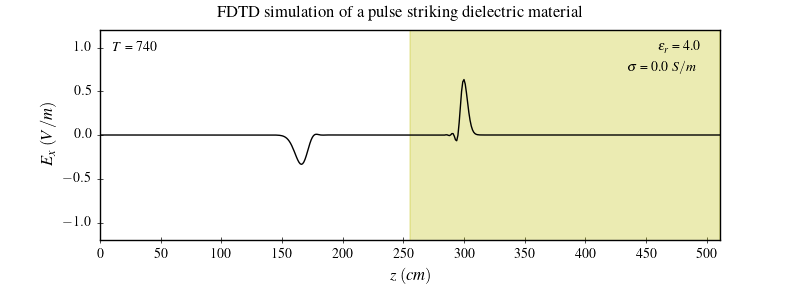

Here is the Julia script that generated this plot:
#!/usr/bin/env julia
# File: fd1d_2_2.jl
# Name: D.Saravanan
# Date: 01/03/2025

""" Simulation of a pulse striking a dielectric medium and implements
the discrete Fourier transform with a Gaussian pulse as its source """

import PyPlot as plt

plt.matplotlib.style.use("classic")
plt.matplotlib.style.use("../pyplot.mplstyle")


function visualize(ns::Int, nx::Int, epsr::Float64, sigma::Float64, nax::Array{Float64}, ex::Array{Float64})::Nothing
    fig, ax = plt.subplots(figsize=(8,3), gridspec_kw=Dict("hspace"=>0.2))
    fig.suptitle("FDTD simulation of a pulse striking dielectric material")
    medium = epsr > 1 ? findall(x->x!=0,1.0./nax.-1) : 1.0./nax.-1
    ax.plot(0:nx-1, ex, color="k", linewidth=1.0)
    ax.axvspan(medium[1], medium[end], color="y", alpha=0.3)
    ax.set(xlim=(0, nx-1), ylim=(-1.2, 1.2))
    ax.set(xticks=0:Int(ceil(nx/500)*25):nx)
    ax.set(xlabel="\$z\\;(cm)\$", ylabel="\$E_x\\;(V/m)\$")
    ax.text(0.02, 0.90, "\$T\$ = $ns", transform=ax.transAxes)
    ax.text(0.90, 0.90, "\$\\epsilon_r\$ = $epsr", transform=ax.transAxes)
    ax.text(0.85, 0.80, "\$\\sigma\$ = $sigma \$S/m\$", transform=ax.transAxes)
    plt.subplots_adjust(bottom=0.2, hspace=0.45)
    plt.savefig("fd1d_2_2.png", dpi=100)
end


function amplitude(ns::Int, nx::Int, epsr::Float64, sigma::Float64, nax::Array{Float64}, amp::Array{Float64})::Nothing
    fig, ax = plt.subplots(figsize=(8,3), gridspec_kw=Dict("hspace"=>0.2))
    fig.suptitle("The discrete Fourier transform with pulse as its source")
    medium = epsr > 1 ? findall(x->x!=0,1.0./nax.-1) : 1.0./nax.-1
    ax.plot(0:nx-1, amp, color="k", linewidth=1.0)
    ax.axvspan(medium[1], medium[end], color="y", alpha=0.3)
    ax.set(xlim=(0, nx-1), ylim=(-0.2, 2.2))
    ax.set(xticks=0:Int(ceil(nx/500)*25):nx)
    ax.set(xlabel="\$z\\;(cm)\$", ylabel="\$Amplitude\$")
    ax.text(0.02, 0.90, "\$T\$ = $ns", transform=ax.transAxes)
    ax.text(0.90, 0.90, "\$\\epsilon_r\$ = $epsr", transform=ax.transAxes)
    ax.text(0.85, 0.80, "\$\\sigma\$ = $sigma \$S/m\$", transform=ax.transAxes)
    plt.subplots_adjust(bottom=0.2, hspace=0.45)
    plt.savefig("fd1d_amp_2_2.png", dpi=100)
end


struct medium
    nax::Array{Float64}
    nbx::Array{Float64}
end


struct ftrans
    r_pt::Array{Float64}
    i_pt::Array{Float64}
    r_in::Array{Float64}
    i_in::Array{Float64}
end


function gaussian(t::Int32, t0::Int, sigma::Float64)::Float64
    return exp(-0.5*((t - t0)/sigma)^2)
end


function fourier(t::Int32, nf::Int, nx::Int, dt::Float64, freq::Array{Float64}, ex::Array{Float64}, ft::ftrans)
    # calculate the Fourier transform of input source
    @views ft.r_in[1:nf] .+= cos.(2*pi*freq[1:nf]*dt*t) .* ex[11]
    @views ft.i_in[1:nf] .-= sin.(2*pi*freq[1:nf]*dt*t) .* ex[11]
    # calculate the Fourier transform of Ex field
    @views ft.r_pt[1:nf,1:nx] .+= cos.(2*pi*freq[1:nf]*dt*t) .* ex[1:nx]'
    @views ft.i_pt[1:nf,1:nx] .-= sin.(2*pi*freq[1:nf]*dt*t) .* ex[1:nx]'
end


function dxfield(t::Int32, nx::Int, dx::Array{Float64}, hy::Array{Float64})
    # calculate the electric flux density Dx
    @views dx[2:nx] .+= 0.5 .* (hy[1:nx-1] .- hy[2:nx])
    # put a Gaussian pulse at the low end
    dx[2] += gaussian(t, 50, 10.0)
end


function exfield(nx::Int, md::medium, dx::Array{Float64}, ix::Array{Float64}, ex::Array{Float64})
    # calculate the Ex field from Dx
    @views ex[2:nx] .= md.nax[2:nx] .* (dx[2:nx] .- ix[2:nx])
    @views ix[2:nx] .+= md.nbx[2:nx] .* ex[2:nx]
end


function hyfield(nx::Int, ex::Array{Float64}, hy::Array{Float64}, bc::Array{Float64})
    # absorbing boundary conditions
    ex[1], bc[1], bc[2] = bc[1], bc[2], ex[2]
    ex[nx], bc[4], bc[3] = bc[4], bc[3], ex[nx-1]
    # calculate the Hy field
    @views hy[1:nx-1] .+= 0.5 .* (ex[1:nx-1] .- ex[2:nx])
end


function dielectric(nx::Int, dt::Float64, epsr::Float64, sigma::Float64)::medium
    md = medium(
        fill(1.0::Float64, nx),
        fill(0.0::Float64, nx),
    )
    eps0::Float64 = 8.854e-12  # vaccum permittivity (F/m)
    md.nax[nx÷2+1:nx] .= 1/(epsr + sigma*dt/eps0)
    md.nbx[nx÷2+1:nx] .= sigma*dt/eps0
    return md
end


function main()

    nx::Int = 512  # number of grid points
    ns::Int = 740  # number of time steps

    dx = zeros(Float64, nx)
    ex = zeros(Float64, nx)
    ix = zeros(Float64, nx)
    hy = zeros(Float64, nx)

    bc = zeros(Float64, 4)

    ds::Float64 = 0.01  # spatial step (m)
    dt::Float64 = ds/6e8  # time step (s)
    epsr::Float64 = 4.0  # relative permittivity
    sigma::Float64 = 0.0  # conductivity (S/m)
    md::medium = dielectric(nx, dt, epsr, sigma)

    # frequency 100 MHz, 200 MHz, 500 MHz
    freq = Float64[100e6, 200e6, 500e6]
    nf::Int = length(freq)  # number of frequencies

    ft = ftrans(
        zeros(Float64, (nf, nx)),
        zeros(Float64, (nf, nx)),
        zeros(Float64, (nf, 1)),
        zeros(Float64, (nf, 1)),
    )

    amplt = zeros(Float64, (nf, nx))
    phase = zeros(Float64, (nf, nx))

    for t in Int32.(1:ns)
        dxfield(t, nx, dx, hy)
        exfield(nx, md, dx, ix, ex)
        fourier(t, nf, nx, dt, freq, ex, ft)
        hyfield(nx, ex, hy, bc)
    end

    # calculate the amplitude and phase at each frequency
    amplt = hypot.(ft.r_in,ft.i_in).\1 .* hypot.(ft.r_pt,ft.i_pt)
    phase = atan.(ft.i_pt,ft.r_pt) .- atan.(ft.i_in,ft.r_in)

    visualize(ns, nx, epsr, sigma, md.nax, ex)
    amplitude(ns, nx, epsr, sigma, md.nax, amplt[3,:])
end


if abspath(PROGRAM_FILE) == @__FILE__
    main()
end
